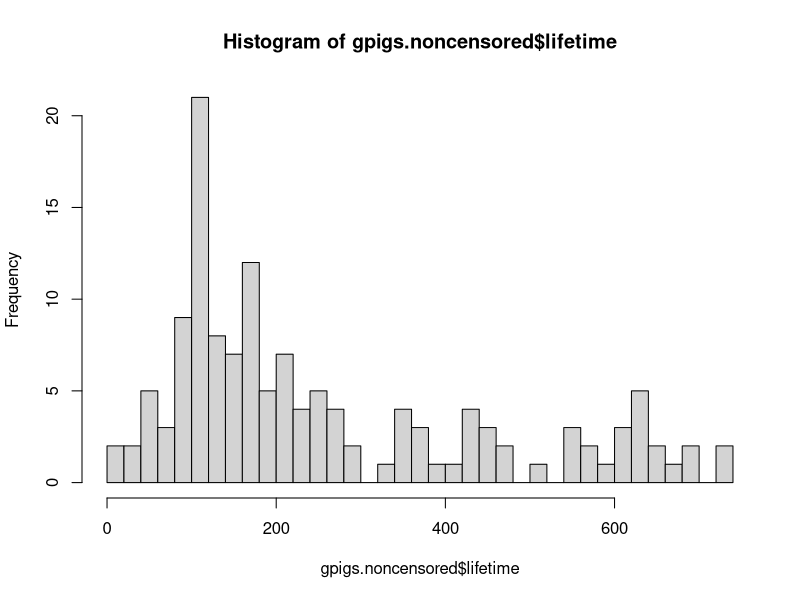

Generate this figure with R: (Note: this script raises an error after producing the figure.)
gpigs <- read.table("surv.gpigs.txt", header = T, sep = ";")
gpigs.noncensored <- gpigs[gpigs$censored == 0,]

gpigs.mc <- gpigs.noncensored$lifetime[gpigs.noncensored$regime == "M_C"]
gpigs.mc.with_censored <- gpigs$lifetime[gpigs$regime == "M_C"]
gpigs.m43 <- gpigs.noncensored$lifetime[gpigs.noncensored$regime == "M_4.3"]

summary(gpigs.mc)
summary(gpigs.mc.with_censored) # on garde celui-là pour la summary
summary(gpigs.m43)

hist(gpigs.noncensored$lifetime, breaks = 26)

dloglogis <- function(x, alpha, beta) {
  res <- (beta/alpha) * (x/alpha)^(beta-1)*(1+(x/alpha)^beta)^-2
  return(res)
}

ploglogis <- function(q, alpha, beta) {
  res <- 1 / (1 + (q/alpha)^beta)
  return(res)
}

qloglogis <- function(p, alpha, beta) {
  res <- alpha * ((1/p) - 1)^(1/beta)
  return(res)
}


library(fitdistrplus)
# MC regime (sans données censorées pour le dist)
fll <- fitdist(gpigs.mc, "loglogis", method = "mle", start=list(alpha=10, beta=5))
fll$estimate
denscomp(list(fll), main = "MC regime")

# M4.3 regime
fll <- fitdist(gpigs.noncensored$lifetime[gpigs.noncensored$regime == "M_4.3"], "loglogis", method = "mle", start=list(alpha=10, beta=5))
fll$estimate
denscomp(list(fll), main = "M4.3 regime")
